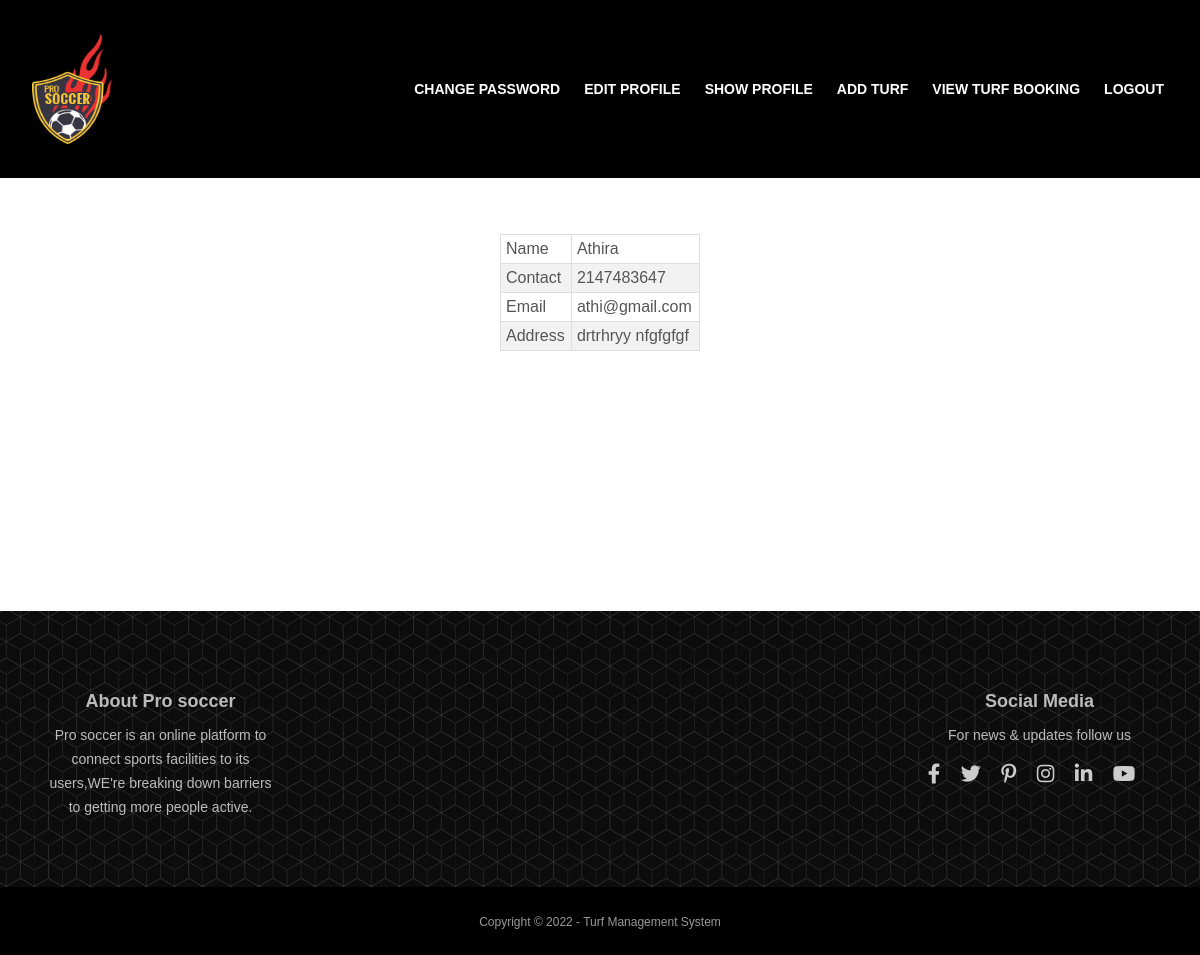
/Project/Towner/ShowProfile.php (signed in), run on the app's committed database.
### tables this page shows
CREATE TABLE `tbl_towner` (
  `towner_id` int(50) NOT NULL auto_increment,
  `towner_name` varchar(100) NOT NULL,
  `place_id` int(50) NOT NULL,
  `towner_email` varchar(100) NOT NULL,
  `towner_contact` int(50) NOT NULL,
  `towner_address` varchar(500) NOT NULL,
  `towner_proof` varchar(1000) NOT NULL,
  `towner_vstatus` varchar(100) NOT NULL default '0',
  `towner_uname` varchar(50) NOT NULL,
  `towner_password` varchar(50) NOT NULL,
  PRIMARY KEY  (`towner_id`)
);

### Project/Towner/ShowProfile.php (the view, shortened to what this page needs)
<?php
include("../Connection/Connection.php");
	  $selQry="select * from tbl_towner where towner_id='".$_SESSION['toid']."'";
	  $sel=mysql_query($selQry,$conn)or die(mysql_error());
	  $row=mysql_fetch_array($sel)or die(mysql_error());
	  include("Links.php");
	  include("Head.php");
	  ?>
<!DOCTYPE html PUBLIC "-//W3C//DTD XHTML 1.0 Transitional//EN" "http://www.w3.org/TR/xhtml1/DTD/xhtml1-transitional.dtd">
<html xmlns="http://www.w3.org/1999/xhtml">
<head>
</head>
<body>
<div id="tab" align="center">
<form id="form1" name="form1" method="post" action="">
<table width="200" border="1" align="center">
  <tr>
    <td>Name</td>
    <td><?php echo $row['towner_name'];?></td>
  </tr>
  <tr>
    <td>Contact</td>
    <td><?php echo $row['towner_contact'];?></td>
  </tr>
  <tr>
    <td>Email</td>
    <td><?php echo $row['towner_email'];?></td>
  </tr>
  <tr>
    <td>Address</td>
    <td><?php echo $row['towner_address'];?></td>
  </tr>
</table>
</body>
<br />
<br /><br />
<br /><br />
<br /><br />
<br /><br />
<br />
<?php
include("Foot.php");
?>
</html>

### Project/Template/User/css/styles.css (style rules this page uses)
body, html { width: 100%; height: 100%; }
body, p { color: #555; font: 400 1rem/1.625rem "Montserrat", sans-serif; }

### Project/Template/form.css (style rules this page uses)
#tab { font-family: "Trebuchet MS", Arial, Helvetica, sans-serif; border-collapse: collapse; width: 100%; }
#tab td, #tab th { border: 1px solid #ddd; padding: 5px; }
#tab tr:nth-child(even) { background-color: #f2f2f2; }

### data on the page
tbl_towner: towner_name "Athira", towner_contact "2147483647", towner_email "athi@gmail.com", towner_address "drtrhryy nfgfgfgf"
